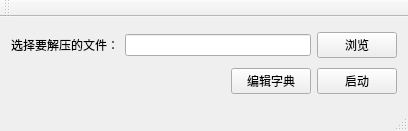
<?xml version="1.0" encoding="UTF-8"?>
<ui version="4.0">
 <class>MainWindow</class>
 <widget class="QMainWindow" name="MainWindow">
  <property name="geometry">
   <rect>
    <x>0</x>
    <y>0</y>
    <width>408</width>
    <height>131</height>
   </rect>
  </property>
  <property name="windowTitle">
   <string>WinRAR密码破解</string>
  </property>
  <widget class="QWidget" name="centralWidget">
   <layout class="QVBoxLayout" name="verticalLayout">
    <item>
     <layout class="QHBoxLayout" name="horizontalLayout">
      <item>
       <widget class="QLabel" name="label_2">
        <property name="text">
         <string>选择要解压的文件：</string>
        </property>
       </widget>
      </item>
      <item>
       <widget class="QLineEdit" name="lineEditForFile"/>
      </item>
      <item>
       <widget class="QPushButton" name="btnBrowseForFile">
        <property name="text">
         <string>浏览</string>
        </property>
       </widget>
      </item>
     </layout>
    </item>
    <item>
     <layout class="QHBoxLayout" name="horizontalLayout_3">
      <item>
       <spacer name="horizontalSpacer_2">
        <property name="orientation">
         <enum>Qt::Horizontal</enum>
        </property>
        <property name="sizeHint" stdset="0">
         <size>
          <width>40</width>
          <height>20</height>
         </size>
        </property>
       </spacer>
      </item>
      <item>
       <widget class="QPushButton" name="btnEditDict">
        <property name="text">
         <string>编辑字典</string>
        </property>
       </widget>
      </item>
      <item>
       <widget class="QPushButton" name="btnStart">
        <property name="text">
         <string>启动</string>
        </property>
       </widget>
      </item>
     </layout>
    </item>
   </layout>
  </widget>
  <widget class="QMenuBar" name="menuBar">
   <property name="geometry">
    <rect>
     <x>0</x>
     <y>0</y>
     <width>408</width>
     <height>23</height>
    </rect>
   </property>
  </widget>
  <widget class="QToolBar" name="mainToolBar">
   <attribute name="toolBarArea">
    <enum>TopToolBarArea</enum>
   </attribute>
   <attribute name="toolBarBreak">
    <bool>false</bool>
   </attribute>
  </widget>
  <widget class="QStatusBar" name="statusBar"/>
 </widget>
 <layoutdefault spacing="6" margin="11"/>
 <resources/>
 <connections/>
</ui>
